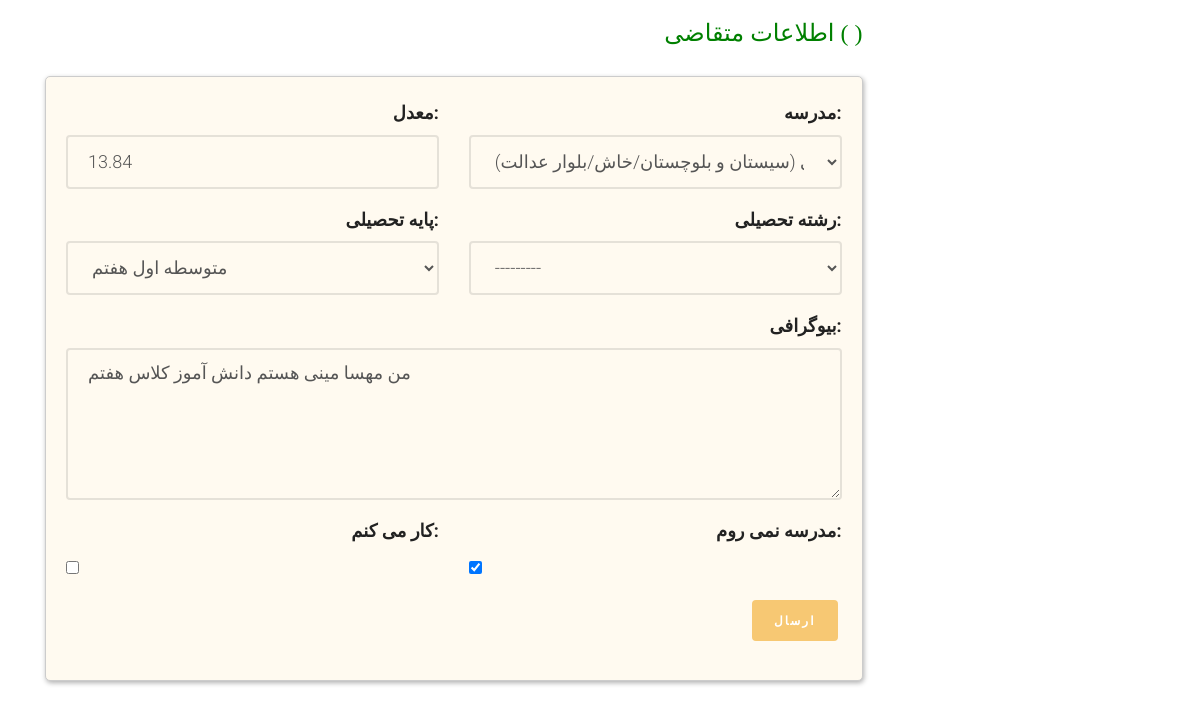
Screenshot of /profile/student-profile (signed in) with the database file from the repository.
### application/models.py (models this page shows, shortened)
class Applicant(models.Model):
    user = models.OneToOneField(User, on_delete=models.CASCADE, related_name="applicant_of")
    school = models.ForeignKey(PublicPlace, on_delete=models.CASCADE, null=True, blank=True)
    grade = models.ForeignKey(Grade, on_delete=models.CASCADE, blank=True, null=True)
    major = models.ForeignKey(Major, on_delete=models.CASCADE, blank=True, null=True)
    gpa = models.DecimalField(max_digits=4, decimal_places=2, blank=True, null=True,validators=[MinValueValidator(1), MaxValueValidator(20)])
    is_worker=models.BooleanField(default=False)
    is_student=models.BooleanField(default=True)
    special_condition = models.CharField(max_length=200, blank=True, null=True)
    rating = models.IntegerField(validators=[MinValueValidator(1), MaxValueValidator(5)], default=1)
    slug = models.SlugField(default="", null=False, db_index=True)

class Major(models.Model):
    major = models.CharField(max_length=20, unique=True)
    url_title = models.CharField(max_length=100, blank=True, null=True)
    is_active=models.BooleanField(default=True)
    def __str__(self):
        return f"{self.major}"

### profile_panel/views.py (the view, shortened to what this page needs)
# urls.py: path('student-profile', views.CompleteStudentProfile.as_view(), name="student_profile_page")
class CompleteStudentProfile(View):
    def get(self, request: HttpRequest):
        current_user = User.objects.filter(id=request.user.id).first()
        student, created = Applicant.objects.get_or_create(user=current_user)
        student_form = StudentProfileModelForm(instance=student, request=request)
        context = {
            'student_form': student_form,
            'current_user': current_user,
        }
        return render(request, 'profile_panel/student_profile.html', context)

### account/models.py (called while the page is built)
    def __str__(self):
        return self.name

    def __str__(self):
        return self.name

    def __str__(self):
        return f"{self.name}  ({self.province}/{self.city}/{self.district})"

### application/models.py (called while the page is built)
    def __str__(self):
        return self.edu_level

    def __str__(self):
        return f"{self.edu_level} {self.grade_name}"

### profile_panel/templates/profile_panel/student_profile.html (shortened to what this page needs)
{% extends 'shared/_layout.html' %}
{% load render_partial %}
{% block content %}
<div class="container">
	<div class="row">
		<div class="col-sm-9">
					<div class="container-fluid" >
						<h3 style="text-align: right; color: green">اطلاعات متقاضی ( {{student.user.first_name}} {{student.user.last_name}}) </h3>
    					<div class="main-block">
							<form id="main-contact-form" class="contact-form row" action="{% url 'student_profile_page' %}" method="post">
							{% include 'includes/student_profile_form.html' with student=student %}
								<div class="form-group col-md-12">
        					<button type="submit" class="btn btn-primary pull-right">ارسال</button>
    							</div>
							</form>
    					</div>
					</div>
				</div>
	</div>
</div>
{% endblock %}

### profile_panel/templates/includes/student_profile_form.html (shortened to what this page needs)
<div class="col-md-6 form-group {% if student_form.gpa.errors %} text-danger  {% endif %}">
    <div style="text-align: right"> <div style="text-align: right">  {{ student_form.gpa.label_tag }}</div></div>
    {{ student_form.gpa}}
</div>
<div class="col-md-6 form-group  {% if student_form.school.errors %} text-danger  {% endif %}">
    <div style="text-align: right"> {{ student_form.school.label_tag }}</div>
    {{ student_form.school }}
</div>
<div class="col-md-6 form-group {% if student_form.grade.errors %} text-danger  {% endif %}">
    <div style="text-align: right"> {{ student_form.grade.label_tag }}</div>
    {{ student_form.grade }}
</div>
<div class="col-md-6 form-group {% if student_form.major.errors %} text-danger  {% endif %}">
    <div style="text-align: right"> {{ student_form.major.label_tag }}</div>
    {{ student_form.major }}
</div>
<div class="col-md-12 form-group {% if student_form.special_condition.errors %} text-danger  {% endif %}">
    <div style="text-align: right"> <div style="text-align: right">  {{ student_form.special_condition.label_tag }}</div></div>
    {{ student_form.special_condition }}
</div>
<div class="col-md-6 form-group {% if student_form.is_worker.errors %} text-danger  {% endif %}">
    <div style="text-align: right"> <div style="text-align: right">  {{ student_form.is_worker.label_tag }}</div></div>
    {{ student_form.is_worker }}
</div>
<div class="col-md-6 form-group {% if student_form.is_student.errors %} text-danger  {% endif %}">
    <div style="text-align: right"> <div style="text-align: right">  {{ student_form.is_student.label_tag }}</div></div>
    {{ student_form.is_student }}
</div>

### static/css/style.css (style rules this page uses)
html { background: #fff; }
body { font-family: "Roboto", arial, sans-serif; font-size: 18px; font-weight: 300; line-height: 1.8; color: #222; background: #fff; }
h1, h2, h3, h4, h5, h6 { font-family: "Playfair Display", times, serif; color: #000; }
.main-block { padding: 20px; margin: auto; border-radius: 5px; border: solid 1px #ccc; box-shadow: 1px 2px 5px rgba(0,0,0,.31); background: floralwhite; }
.btn { margin-right: 4px; margin-bottom: 4px; font-family: "Playfair Display", times, serif; font-size: 12px; letter-spacing: 2px; text-transform: uppercase; font-weight: 700; -webkit-border-radius: 4px; -moz-border-radius: 4px; -ms-border-radius: 4px; border-radius: 4px; -webkit-transition: 0.5s; -o-transition: 0.5s; transition: 0.5s; }
.btn-primary { background: #f7c873; color: #fff; border: 2px solid #f7c873; }
.form-control { box-shadow: none; background: transparent; border: 2px solid rgba(0, 0, 0, 0.1); height: 54px; font-size: 18px; font-weight: 300; }

### rows the page displays
Applicant: gpa "13.84", school "پروین اعتصامی (سیستان و بلوچستان/خاش/بلوار عدالت)", grade "متوسطه اول هفتم", special_condition "من مهسا مینی هستم دانش آموز کلاس هفتم", is_student "☑"
Major: major "---------"

### other values shown
{{ student_form.gpa.label_tag }} "معدل:"
{{ student_form.school.label_tag }} "مدرسه:"
{{ student_form.grade.label_tag }} "پایه تحصیلی:"
{{ student_form.major.label_tag }} "رشته تحصیلی:"
{{ student_form.special_condition.label_tag }} "بیوگرافی:"
{{ student_form.is_worker.label_tag }} "کار می کنم:"
{{ student_form.is_student.label_tag }} "مدرسه نمی روم:"
